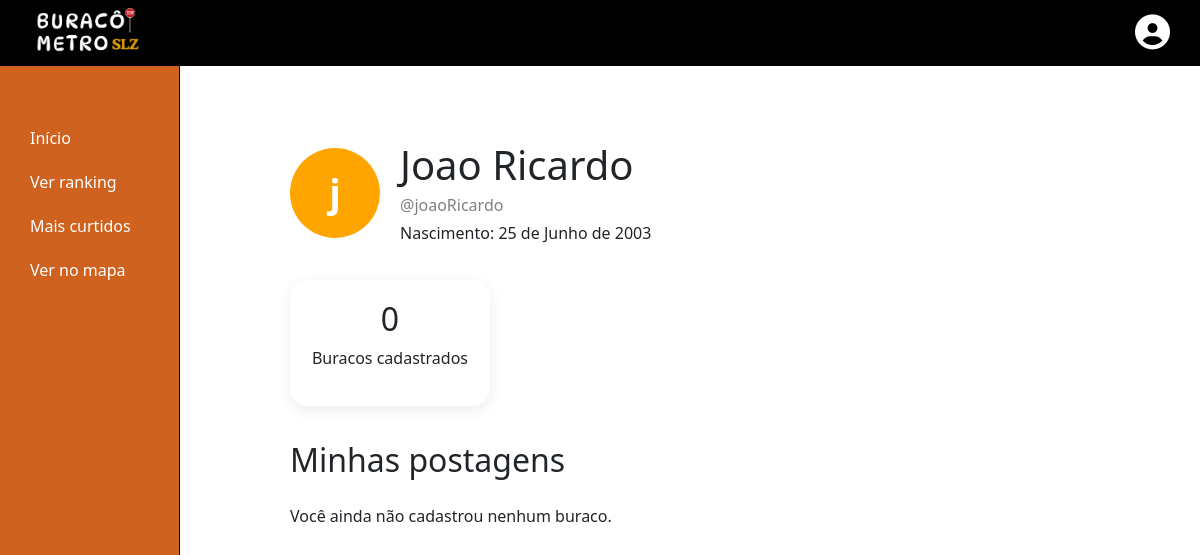
Before: /perfil/ (signed in) with the older database file.
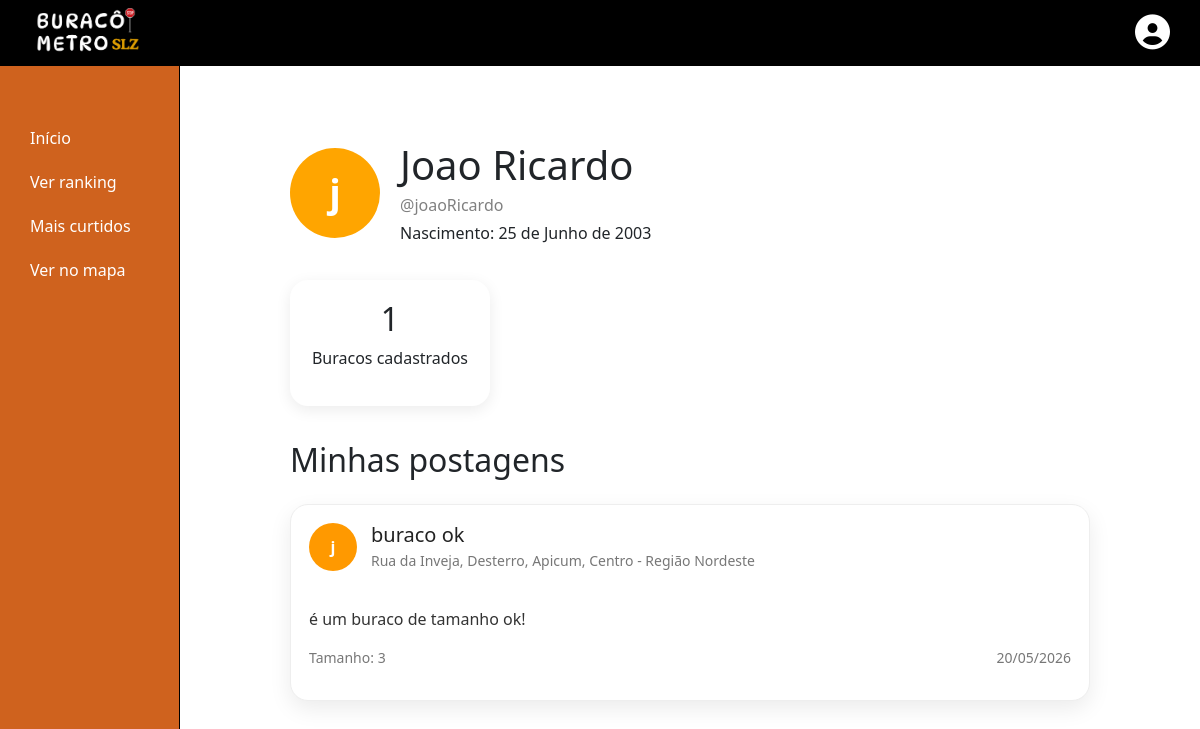
After: the same page with the newer database file.
### usuarios/models.py (models this page shows, shortened)
class CustomUser(AbstractUser):
    date_of_birth = models.DateField(null=True, blank=True)
    name = models.CharField(max_length=255, null=True, blank=True)
    objects = UserManager()

### buracos/models.py (models this page shows, shortened)
class Buraco(models.Model):
    titulo = models.CharField(max_length=255)
    descricao = models.TextField()
    local = models.CharField(max_length=255)
    endereco = models.CharField(max_length=255)
    url_imagem = models.URLField()
    tamanho = models.SmallIntegerField(default=1)
    data_atual = models.DateTimeField(auto_now_add=True)
    created_at = models.DateTimeField(auto_now_add=True)  # Data e hora de criação (preenchido automaticamente)
    updated_at = models.DateTimeField(auto_now=True)  # Data e hora de última atualização (atualizado automaticamente)
    usuario = models.ForeignKey(settings.AUTH_USER_MODEL, on_delete=models.CASCADE, null=True, blank=True)

### usuarios/views.py (the view)
# urls.py: path('perfil/', perfilView, name='perfilView'),
@login_required
def perfilView(request):
    usuario = request.user
    buracos = Buraco.objects.filter(usuario=usuario).order_by('-created_at')
    return render(request, 'usuarios/perfil.html', {
        'usuario': usuario,
        'buracos': buracos,
    })
    return render(request, 'usuarios/perfil.html', variaveis)

### usuarios/templates/usuarios/perfil.html (shortened to what this page needs)
{% extends 'principal/principal.html' %}
{% load static %}
{% block content %}
<div class="perfil-container">
    <div class="perfil-header">
        <div class="perfil-avatar">
            {{ usuario.username|slice:":1" }}
        </div>
        <div>
            <h1>{{ usuario.name|default:usuario.username }}</h1>
            <p>@{{ usuario.username }}</p>
            {% if usuario.date_of_birth %}
                <span>
                    Nascimento: {{ usuario.date_of_birth }}
                </span>
            {% endif %}
        </div>
    </div>
    <div class="perfil-stats">
        <div class="stat-card">
            <h2>{{ buracos.count }}</h2>
            <p>Buracos cadastrados</p>
        </div>
    </div>
    <h2 class="titulo-postagens">
        Minhas postagens
    </h2>
    {% for buraco in buracos %}
        <div class="post-card">
            <div class="post-header">
                <div class="avatar">
                    {{ usuario.username|slice:":1" }}
                </div>
                <div>
                    <h2>{{ buraco.titulo }}</h2>
                    <p>{{ buraco.endereco }}</p>
                </div>
            </div>
            <div class="post-body">
                <p>{{ buraco.descricao }}</p>
                <div class="post-info">
                    <span>
                        Tamanho: {{ buraco.tamanho }}
                    </span>
                    <span>
                        {{ buraco.created_at|date:"d/m/Y" }}
                    </span>
                </div>
            </div>
        </div>
    {% empty %}
        <p>
            Você ainda não cadastrou nenhum buraco.
        </p>
    {% endfor %}
</div>
{% endblock %}

Changed rows visible on the page:
added Buraco: {{ usuario.username|slice:":1" }} "j", titulo "buraco ok", endereco "Rua da Inveja, Desterro, Apicum, Centro - Região Nordeste", descricao "é um buraco de tamanho ok!", tamanho "3", created_at "20/05/2026"
Other visible differences:
{{ buracos.count }}: "0" → "1"
text no longer shown: "Você ainda não cadastrou nenhum buraco."
